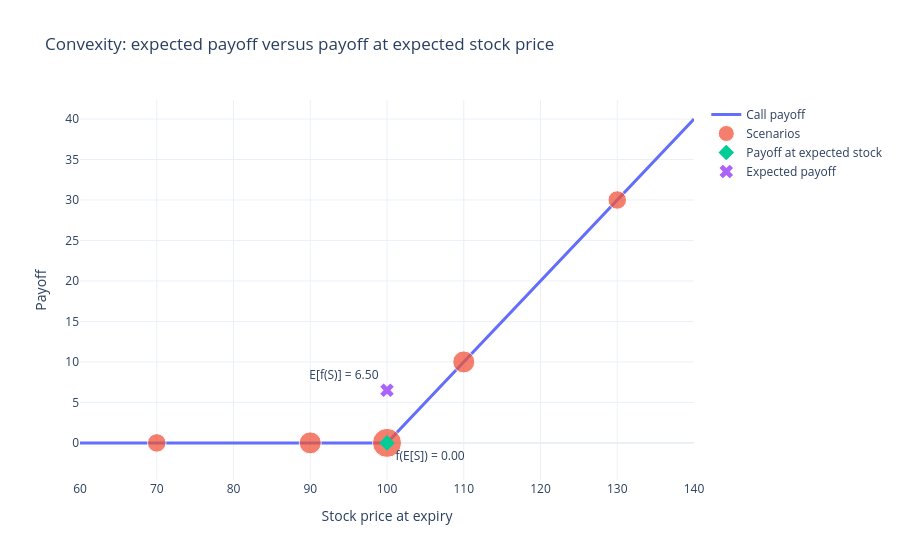

Notebook code cell kept with this figure:
### Markdown cell above
## 1. Jensen's Inequality and Convexity

Options are nonlinear payoffs. For a convex payoff function $f(S)$, randomness has value because:

$$
\mathbb{E}[f(S)] \geq f\left(\mathbb{E}[S]\right).
$$

A second-order Taylor expansion around $\bar{S}=\mathbb{E}[S]$ gives the useful intuition:

$$
\mathbb{E}[f(S)] \approx f\left(\mathbb{E}[S]\right) + \frac{1}{2} f''\left(\mathbb{E}[S]\right)\operatorname{Var}(S).
$$

The extra value comes from two ingredients: payoff convexity and variance in the underlying.

### Code cell
convexity = build_convexity_example()
convexity.figure

### Figure 1 — Plotly figure (JSON) as saved in the notebook; plotly's stock layout.template omitted (floating-point values rounded to 4 significant figures; data arrays with more than 128 entries replaced by an {"elided": "..."} marker saying what was removed)
{"data": [{"line": {"width": 3}, "mode": "lines", "name": "Call payoff", "type": "scatter", "x": {"elided": "200 float values"}, "y": {"elided": "200 float values"}}, {"marker": {"opacity": 0.75, "size": [18.5, 22.0, 29.0, 22.0, 18.5]}, "mode": "markers", "name": "Scenarios", "type": "scatter", "x": [70.0, 90.0, 100.0, 110.0, 130.0], "y": [0.0, 0.0, 0.0, 10.0, 30.0]}, {"marker": {"size": 12, "symbol": "diamond"}, "mode": "markers+text", "name": "Payoff at expected stock", "text": ["f(E[S]) = 0.00"], "textposition": "bottom right", "type": "scatter", "x": [100], "y": [0]}, {"marker": {"size": 12, "symbol": "x"}, "mode": "markers+text", "name": "Expected payoff", "text": ["E[f(S)] = 6.50"], "textposition": "top left", "type": "scatter", "x": [100], "y": [6.5]}], "layout": {"hovermode": "x unified", "title": {"text": "Convexity: expected payoff versus payoff at expected stock price"}, "xaxis": {"title": {"text": "Stock price at expiry"}}, "yaxis": {"title": {"text": "Payoff"}}}}
